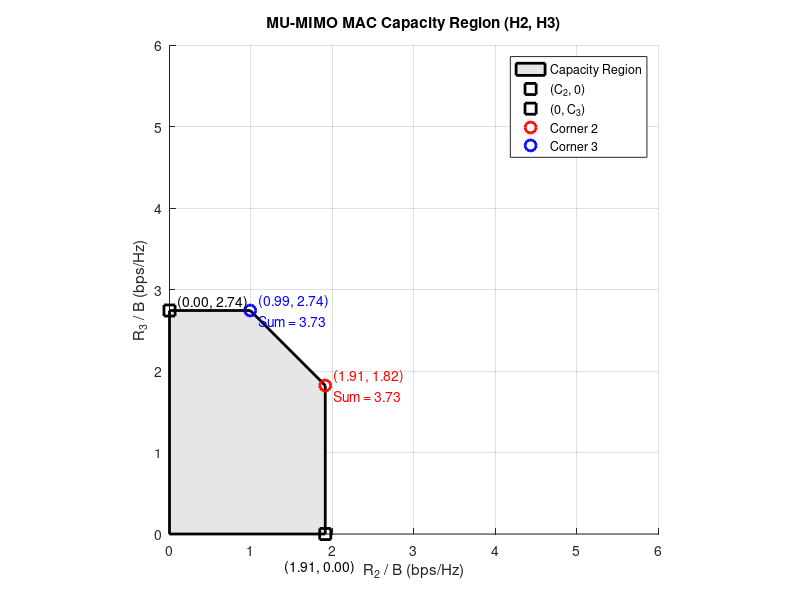

Recreate this plot in MATLAB.
clear; clc; close all;

% === Channel matrices from the image ===
H2 = [0.3*exp(1j*pi/4),   0.6*exp(1j*pi/3);
      0.6*exp(1j*2*pi/3), 0.8*exp(1j*pi/4)];

H3 = [exp(1j*pi/4),          1.25*exp(-1j*pi/4);
      0.95*exp(1j*pi/3),     1.1*exp(1j*2*pi/5)];

% === SNR settings ===
snr2 = 10^(5/10);   % 5 dB ≈ 3.16
snr3 = 10^(2/10);   % 2 dB ≈ 1.58

% === Identity matrix ===
I = eye(2);

% === Individual capacities ===
C2 = real(log2(det(I + (snr2/2) * (H2 * H2'))));    % 1.91
C3 = real(log2(det(I + (snr3/2) * (H3 * H3'))));    % 2.74
Csum = real(log2(det(I + (snr2/2) * (H2 * H2') + (snr3/2) * (H3 * H3'))));  %3.73

% === Corner points ===
corner2 = [C2, Csum - C2];  % user 2 decoded first
corner3 = [Csum - C3, C3];  % user 3 decoded first

% === Polygon vertices ===
x_poly = [0, 0, corner3(1), corner2(1), C2];
y_poly = [0, C3, corner3(2), corner2(2), 0];

% === Plot ===
figure; hold on; grid on;

% Fill region
fill([0 x_poly], [0 y_poly], [0.9 0.9 0.9], 'EdgeColor', 'k', 'LineWidth', 2);

% Corner points
plot(C2, 0, 'ks', 'MarkerSize', 8, 'LineWidth', 2);
plot(0, C3, 'ks', 'MarkerSize', 8, 'LineWidth', 2);
plot(corner2(1), corner2(2), 'ro', 'MarkerSize', 8, 'LineWidth', 2);
plot(corner3(1), corner3(2), 'bo', 'MarkerSize', 8, 'LineWidth', 2);

% Annotations
text(0.1, C3 + 0.1, sprintf('(%.2f, %.2f)', 0, C3), 'FontSize', 10);
text(corner3(1)+0.1, corner3(2), sprintf('(%.2f, %.2f)\nSum = %.2f', ...
     corner3(1), corner3(2), sum(corner3)), 'FontSize', 10, 'Color', 'b');
text(corner2(1)+0.1, corner2(2), sprintf('(%.2f, %.2f)\nSum = %.2f', ...
     corner2(1), corner2(2), sum(corner2)), 'FontSize', 10, 'Color', 'r');
text(C2 - 0.5, -0.4, sprintf('(%.2f, %.2f)', C2, 0), 'FontSize', 10);

% Labels
xlabel('R_2 / B (bps/Hz)');
ylabel('R_3 / B (bps/Hz)');
title('MU-MIMO MAC Capacity Region (H2, H3)');
xlim([0 6]); ylim([0 6]);
axis square;

legend('Capacity Region', '(C_2, 0)', '(0, C_3)', 'Corner 2', 'Corner 3', ...
       'Location', 'Northeast');

% Save EPS for Overleaf
print(gcf, 'fig/hw7_com_h2_h3.eps', '-depsc2');
